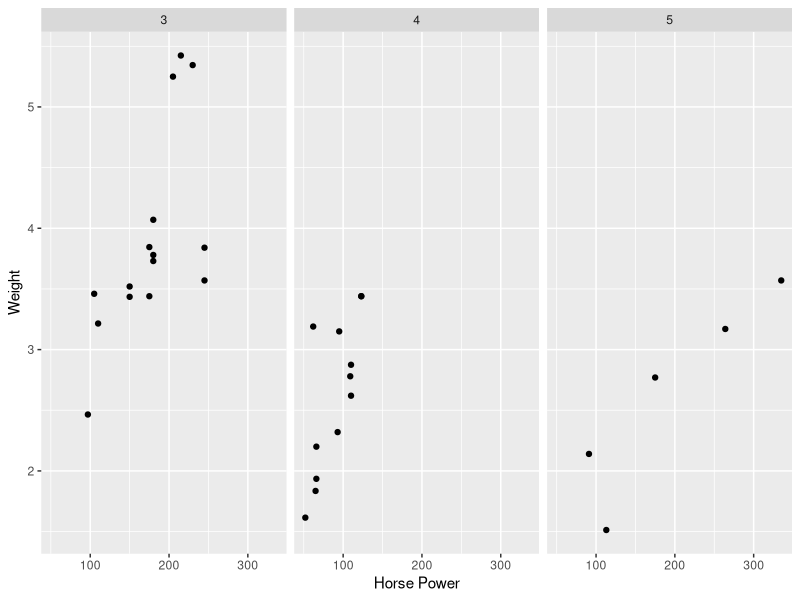

This chart was generated by the following R code:
## ---- chunk 1

## ---- chunk 2
#| echo: false
library(ggplot2)
ggplot(mtcars, aes(x = hp, y = wt)) +
  geom_point() +
  labs(x = "Horse Power", y = "Weight") +
  facet_wrap(~gear)
